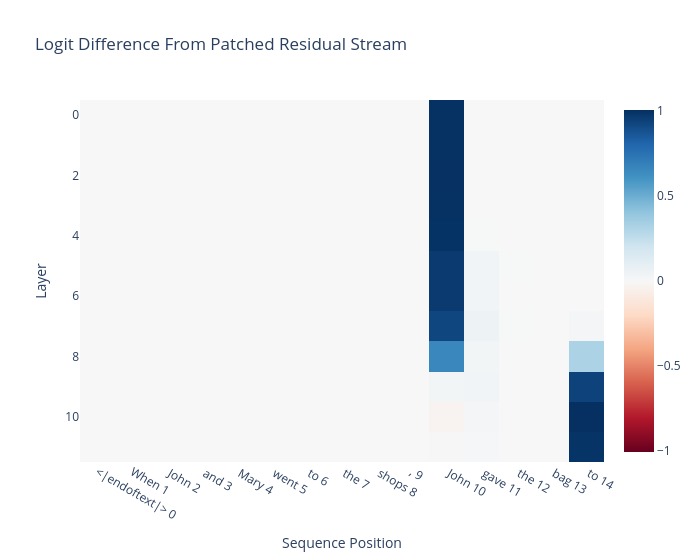

The cell this chart's notebook holds for it:
### Markdown cell above
Once you've passed the tests, you can plot your results.

### Code cell
imshow(
    act_patch_resid_pre_own,
    x=labels,
    title="Logit Difference From Patched Residual Stream",
    labels={"x": "Sequence Position", "y": "Layer"},
    width=700,
)

### Figure 1 — Plotly figure (JSON) as saved in the notebook; plotly's stock layout.template omitted (floating-point values rounded to 4 significant figures; data arrays with more than 128 entries replaced by an {"elided": "..."} marker saying what was removed)
{"data": [{"coloraxis": "coloraxis", "hovertemplate": "Sequence Position: %{x}<br>Layer: %{y}<br>color: %{z}<extra></extra>", "name": "0", "type": "heatmap", "x": ["<|endoftext|> 0", "When 1", " John 2", " and 3", " Mary 4", " went 5", " to 6", " the 7", " shops 8", ", 9", " John 10", " gave 11", " the 12", " bag 13", " to 14"], "xaxis": "x", "yaxis": "y", "z": {"elided": "12x15 float values"}}], "layout": {"coloraxis": {"autocolorscale": false, "cmid": 0, "colorscale": [[0, "rgb(103,0,31)"], [0.1, "rgb(178,24,43)"], [0.2, "rgb(214,96,77)"], [0.3, "rgb(244,165,130)"], [0.4, "rgb(253,219,199)"], [0.5, "rgb(247,247,247)"], [0.6, "rgb(209,229,240)"], [0.7, "rgb(146,197,222)"], [0.8, "rgb(67,147,195)"], [0.9, "rgb(33,102,172)"], [1, "rgb(5,48,97)"]]}, "title": {"text": "Logit Difference From Patched Residual Stream"}, "width": 700, "xaxis": {"anchor": "y", "constrain": "domain", "domain": [0, 1], "scaleanchor": "y", "title": {"text": "Sequence Position"}}, "yaxis": {"anchor": "x", "autorange": "reversed", "constrain": "domain", "domain": [0, 1], "title": {"text": "Layer"}}}}
